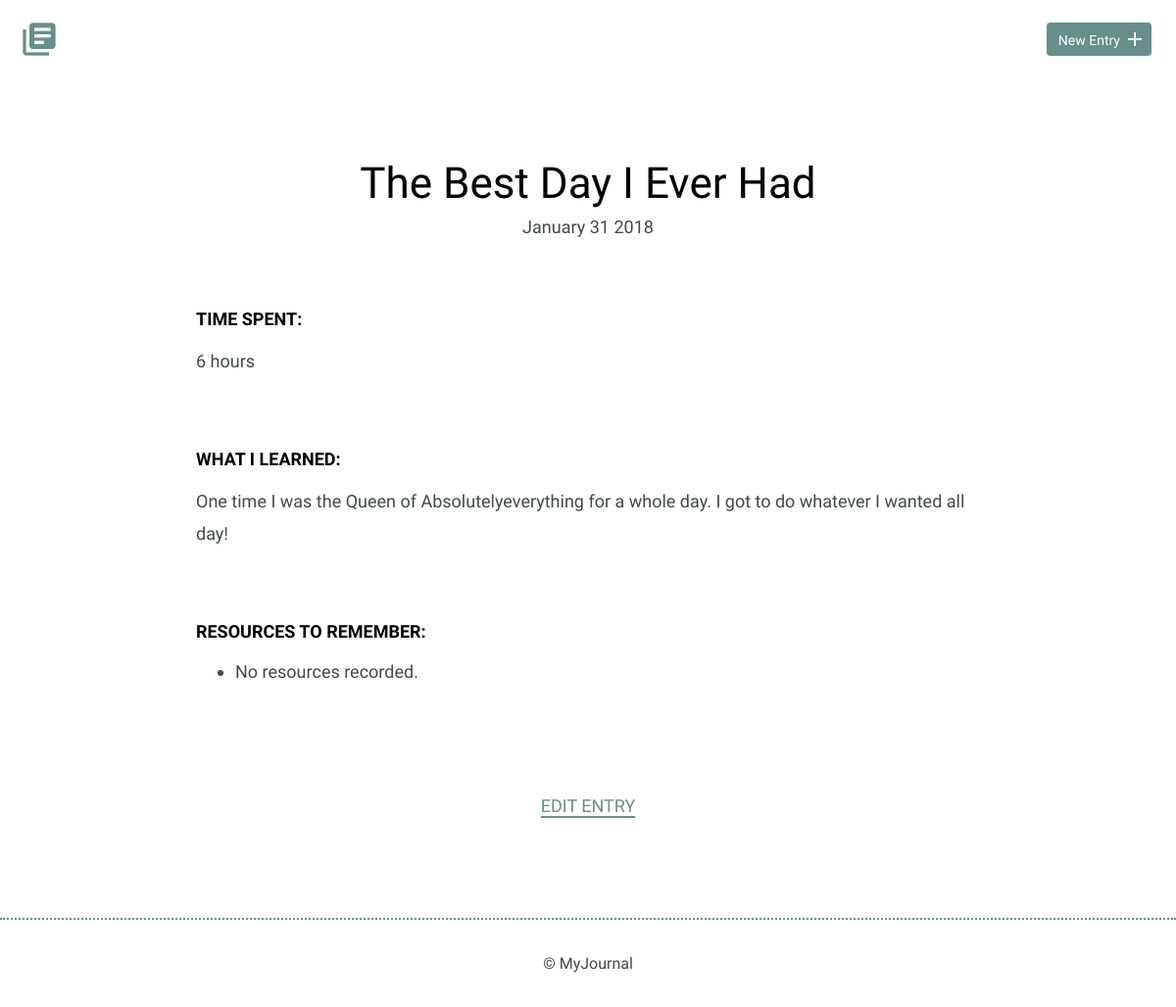
The page /detail.php?entryID=1 on the database as committed earlier.
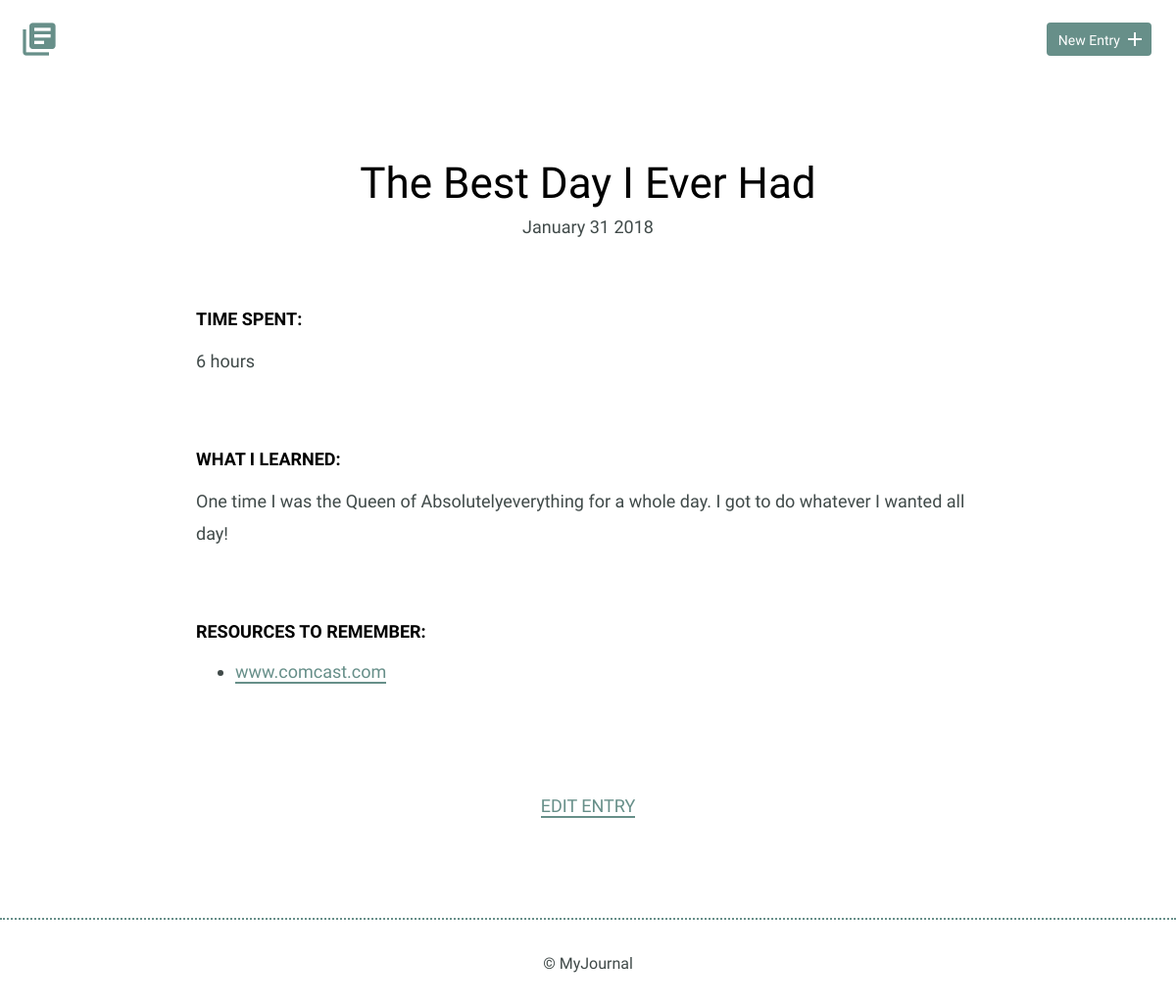
The same page on the database as committed later.
### tables this page shows
CREATE TABLE "entries" (
	`id`	INTEGER,
	`title`	TEXT,
	`date`	TEXT,
	`time_spent`	INTEGER,
	`learned`	BLOB,
	`resources`	BLOB,
	PRIMARY KEY(`id`)
);

### model/Class_SqliteCommunicator.php (called while the page is built, shortened)
<?php
class Class_SqliteCommunicator
{
    private $pdo;
    private $dsn = NULL;
    private $dbUser = NULL;
    private $dbPass = NULL;
    public function setPdo(){
            try {
                if ($this->pdo === NULL) {
                    if ($this->dbUser === NULL && $this->dbPass === NULL) {
                        $this->pdo = new PDO("sqlite:".$this->dsn);
                        $this->pdo->setAttribute(PDO::ATTR_ERRMODE,PDO::ERRMODE_EXCEPTION);
                        $this->pdo->exec( 'PRAGMA foreign_keys = ON;' );
                    }
                    else{
                        $this->pdo = new PDO($this->dsn, $this->dbUser, $this->dbPass);
                        $this->pdo->setAttribute(PDO::ATTR_ERRMODE,PDO::ERRMODE_EXCEPTION);
                        $this->pdo->exec( 'PRAGMA foreign_keys = ON;' );
                    }
                }
            }
            catch (PDOException $e){
                echo "Unable to connect, please contact the administrator.";
                exit;
            }
    }
    public function getPdo(){
        return $this->pdo;
    }
    public function setDsn($dsn)
    {
        $this->dsn = $dsn;
    }
    public function __construct($dbUser = NULL, $dbPass = NULL)
    {
        $this->dbUser = $dbUser;
        $this->dbPass = $dbPass;
    }
    public function prepareAndExecuteStatement( $sql, $args){
        try {
            if ($this->getPdo() !== NULL):
                $prepared = $this->getPdo()->prepare($sql);
            else:
                $this->pdo = $this->getPdo();
                $prepared = $this->getPdo()->prepare($sql);
            endif;
        }
        catch (Exception $e){
            echo $e->getMessage();
        }
        return [$prepared->execute($args), $prepared];
    }
}

### model/functions.php (called while the page is built, shortened)
<?php
function convertDateTime($dateTime){
    return date_format(date_create($dateTime), 'F d Y');
}

### detail.php (the view)
<?php
include('header.php');
$entryID = filter_input(INPUT_GET, 'entryID', FILTER_VALIDATE_INT);
$pdoSObj = $sqlCom->prepareAndExecuteStatement('SELECT * FROM entries WHERE id = ?', [$entryID]);
$entryData = $pdoSObj[1]->fetch(PDO::FETCH_ASSOC); ?>
                    <h1><?php echo $entryData['title'] ?></h1>
                    <time datetime="<?php echo $entryData['date'] ?>"><?php echo convertDateTime($entryData['date']) ?></time>
                    <div class="entry">
                        <h3>Time Spent: </h3>
                        <p><?php echo $entryData['time_spent'] ?></p>
                    </div>
                    <div class="entry">
                        <h3>What I Learned:</h3>
                        <p><?php echo $entryData['learned'] ?></p>
                    </div>
                    <div class="entry">
                        <h3>Resources to Remember:</h3>
                        <ul>
                            <?php
                            $resources = preg_split('/\r\n|[\r\n]/', $entryData['resources']);
                            if ( count($resources) >= 1 && $resources[0] != FALSE):
                                foreach ( $resources as $resource) {
                                    echo '<li><a target="_blank" href="'. $resource . '">' . $resource . '</a></li>';
                               }
                            else:
                                echo '<li>No resources recorded.</li>';
                            endif;
                            ?>
                        </ul>
                    </div>
                </article>
            </div>
        </div>
        <div class="edit">
            <p><a href="./edit.php?entryID=1">Edit Entry</a></p>
        </div>
    </section>
<?php
include('footer.php');
?>

Rows that differ between the two databases and show on the page:
now on one of the page's lists (row edited): entries: resources "www.comcast.com"
changed entries "The Best Day I Ever Had": resources empty → "www.comcast.com" (drawn)
Other text that changed with them:
text no longer shown: "No resources recorded."
